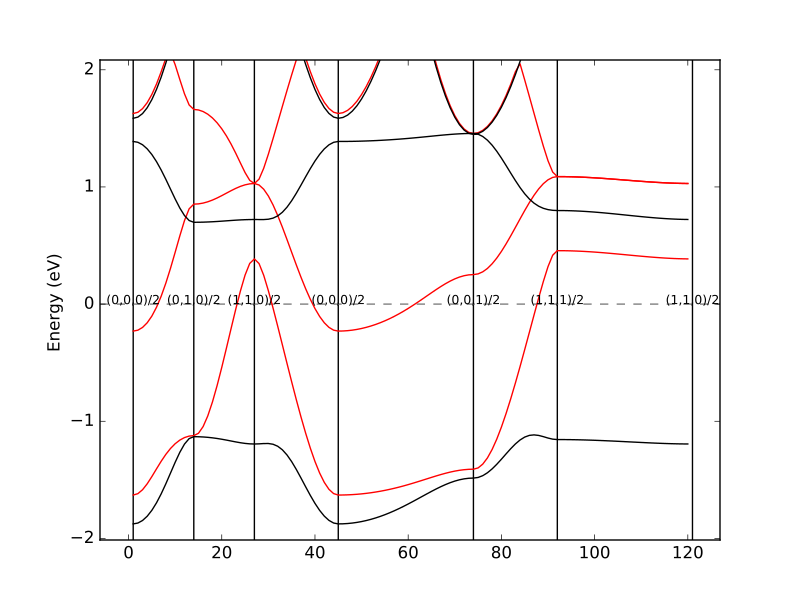

Write Python code to recreate this figure.
import pylab as P
import numpy as np
import sys
import math

def read_bands(filename):
  f=open(filename,'r')
  spl=f.readline().split()
  nkpt=int(spl[2])
  nband=int(spl[4])
  nspin=int(spl[6])
  spl=f.readline().split()
  npanel=int(spl[2])
  print(nkpt,nband,nspin,npanel)
  panels=[]
  for i in range(0,npanel+1):
    spl=f.readline().split()
    panels.append( (int(spl[1]),spl[2]) )
  data=[[],[]]
  for s in range(0,nspin):
    dummy=""
    while(dummy != "VIEW"):
      dummy=f.readline().split()[1]
    for k in range(1,nkpt):
      line=f.readline()
      #PYTHON2
      #data[s].append(map(float,line.split()))
      #PYTHON3
      data[s].append(list(map(float,line.split())))
  data[0]=np.array(data[0])
  data[1]=np.array(data[1])
  return data,panels

bands,panels=read_bands("BAND.DAT")
nband=bands[0].shape[1]
nkpt=bands[0].shape[0]
ax=P.gca()
for p in panels:
  ax.axvline(p[0],color='k')
  ax.annotate(p[1],xy=(p[0],0.0),ha='center',fontsize=9)
ax.axhline(0.0,color='gray',linestyle="--")
conv=27.2116
for b in range(50,nband):
  ax.plot(range(1,nkpt+1),conv*bands[0][:,b],color='k')
  ax.plot(range(1,nkpt+1),conv*bands[1][:,b],color='r')
P.ylim([-2,2])
P.ylabel("Energy (eV) ")
if len(sys.argv) < 2: 
  P.show()
else:
  P.savefig(sys.argv[1])
